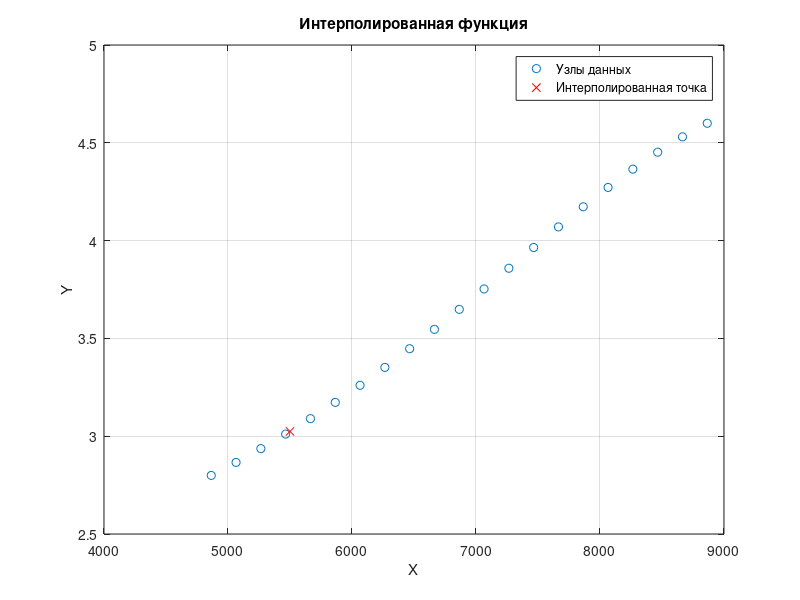
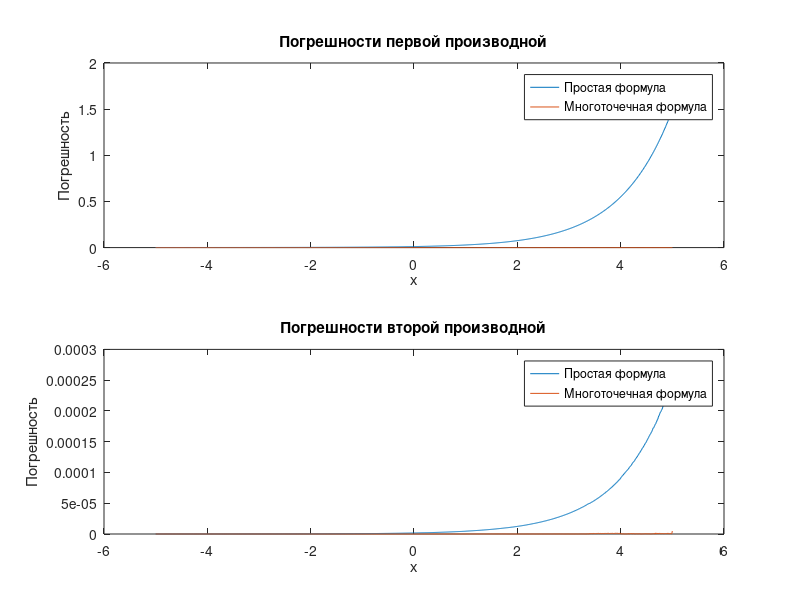
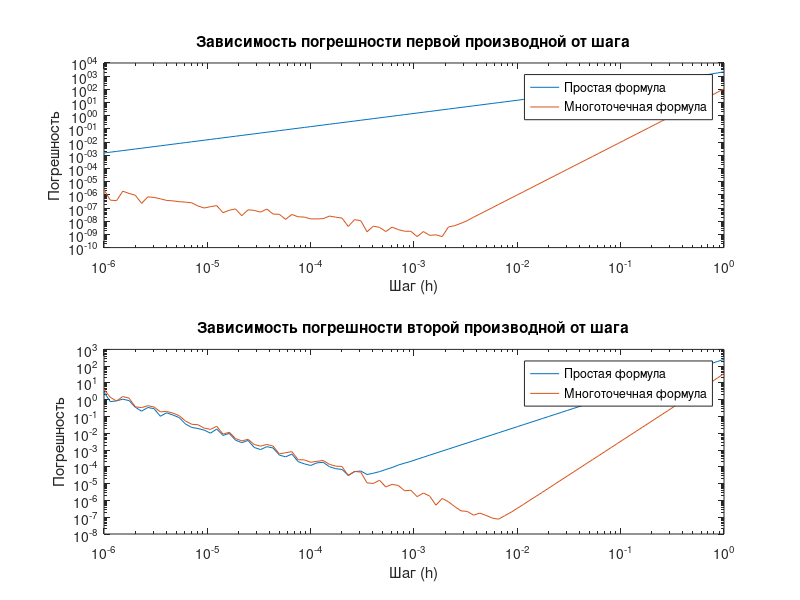

Recreate these plots in MATLAB, in order.
clc; clear;
X = [4865 5065 5265 5465 5665 5865 6065 6265 6465 6665 6865 7065 7265 7465 7665 7865 8065 8265 8465 8665 8865];
Y = [2.799505654 2.865976811 2.936424531 3.010995579 3.089799019 3.172890855 3.260255665 3.351785366 3.44725572 3.546301795 3.648394432 3.752820666 3.858671918 3.964844364 4.070055767 4.172881981 4.27181405 4.365333422 4.451998938 4.530535861 4.599915455];

x_interp = 5500; % точка, в которой мы хотим вычислить производные

% Интерполяция
y_interp = interp1(X, Y, x_interp, 'spline');

% Построение графика интерполированной функции
plot(X, Y, 'o', x_interp, y_interp, 'rx');
xlabel('X');
ylabel('Y');
title('Интерполированная функция');
legend('Узлы данных', 'Интерполированная точка', 'Location', 'best');
grid on;

% Вычисление первой производной (численно)
dy_dx = gradient(Y) ./ gradient(X);
dy_dx_interp = interp1(X, dy_dx, x_interp, 'spline');

% Вычисление второй производной (численно)
d2y_dx2 = gradient(dy_dx) ./ gradient(X);
d2y_dx2_interp = interp1(X, d2y_dx2, x_interp, 'spline');

% Вывод результатов
disp(['Значение в точке x_interp: ', num2str(y_interp)]);
disp(['Ошибка в точке x_interp для 1-ой производной: ', num2str(dy_dx_interp)]);
disp(['Ошибка в точке x_interp для 2-ой производной: ', num2str(d2y_dx2_interp)]);


% Определение функции
f = @(x) x.^2 + exp(x + 3);

% Задание диапазона для x
x = linspace(-5, 5, 1000);

% Вычисление точных значения первой и второй производных
f_prime_exact = 2*x + exp(x + 3);
f_double_prime_exact = 2 + exp(x + 3);

% Простая формула для первой производной
h = 0.001;
f_prime_simple = (f(x + h) - f(x)) / h;

% Многоточечная формула для первой производной
f_prime_multistep = (-f(x + 2*h) + 8*f(x + h) - 8*f(x - h) + f(x - 2*h)) / (12*h);

% Простая формула для второй производной
f_double_prime_simple = (f(x + h) - 2*f(x) + f(x - h)) / h^2;

% Многоточечная формула для второй производной
f_double_prime_multistep = (-f(x + 2*h) + 16*f(x + h) - 30*f(x) + 16*f(x - h) - f(x - 2*h)) / (12*h^2);

% Вычисление погрешностей
error_prime_simple = abs(f_prime_exact - f_prime_simple);
error_prime_multistep = abs(f_prime_exact - f_prime_multistep);
error_double_prime_simple = abs(f_double_prime_exact - f_double_prime_simple);
error_double_prime_multistep = abs(f_double_prime_exact - f_double_prime_multistep);

% Построение графиков погрешностей
figure;

subplot(2, 1, 1);
plot(x, error_prime_simple, x, error_prime_multistep);
title('Погрешности первой производной');
legend('Простая формула', 'Многоточечная формула');
xlabel('x');
ylabel('Погрешность');

subplot(2, 1, 2);
plot(x, error_double_prime_simple, x, error_double_prime_multistep);
title('Погрешности второй производной');
legend('Простая формула', 'Многоточечная формула');
xlabel('x');
ylabel('Погрешность');



% Задание диапазона для x
x = linspace(-5, 5, 1000);

% Массив значений шага h
h_values = logspace(-6, 0, 100);

% Пустые массивы для хранения погрешностей
errors_simple_prime = zeros(size(h_values));
errors_multistep_prime = zeros(size(h_values));
errors_simple_double_prime = zeros(size(h_values));
errors_multistep_double_prime = zeros(size(h_values));

% Вычисление погрешностей для разных значений шага
for i = 1:length(h_values)
    h = h_values(i);
    % Простая формула для первой производной
    f_prime_simple = (f(x + h) - f(x)) / h;
    % Многоточечная формула для первой производной
    f_prime_multistep = (-f(x + 2*h) + 8*f(x + h) - 8*f(x - h) + f(x - 2*h)) / (12*h);
    % Простая формула для второй производной
    f_double_prime_simple = (f(x + h) - 2*f(x) + f(x - h)) / h^2;
    % Многоточечная формула для второй производной
    f_double_prime_multistep = (-f(x + 2*h) + 16*f(x + h) - 30*f(x) + 16*f(x - h) - f(x - 2*h)) / (12*h^2);
    % Вычисление погрешностей
    errors_simple_prime(i) = max(abs(2*x + exp(x + 3) - f_prime_simple));
    errors_multistep_prime(i) = max(abs(2*x + exp(x + 3) - f_prime_multistep));
    errors_simple_double_prime(i) = max(abs(2 + exp(x + 3) - f_double_prime_simple));
    errors_multistep_double_prime(i) = max(abs(2 + exp(x + 3) - f_double_prime_multistep));
end

% Построение графиков зависимости погрешностей от значения шага
figure;

subplot(2, 1, 1);
loglog(h_values, errors_simple_prime, h_values, errors_multistep_prime);
title('Зависимость погрешности первой производной от шага');
legend('Простая формула', 'Многоточечная формула');
xlabel('Шаг (h)');
ylabel('Погрешность');

subplot(2, 1, 2);
loglog(h_values, errors_simple_double_prime, h_values, errors_multistep_double_prime);
title('Зависимость погрешности второй производной от шага');
legend('Простая формула', 'Многоточечная формула');
xlabel('Шаг (h)');
ylabel('Погрешность');